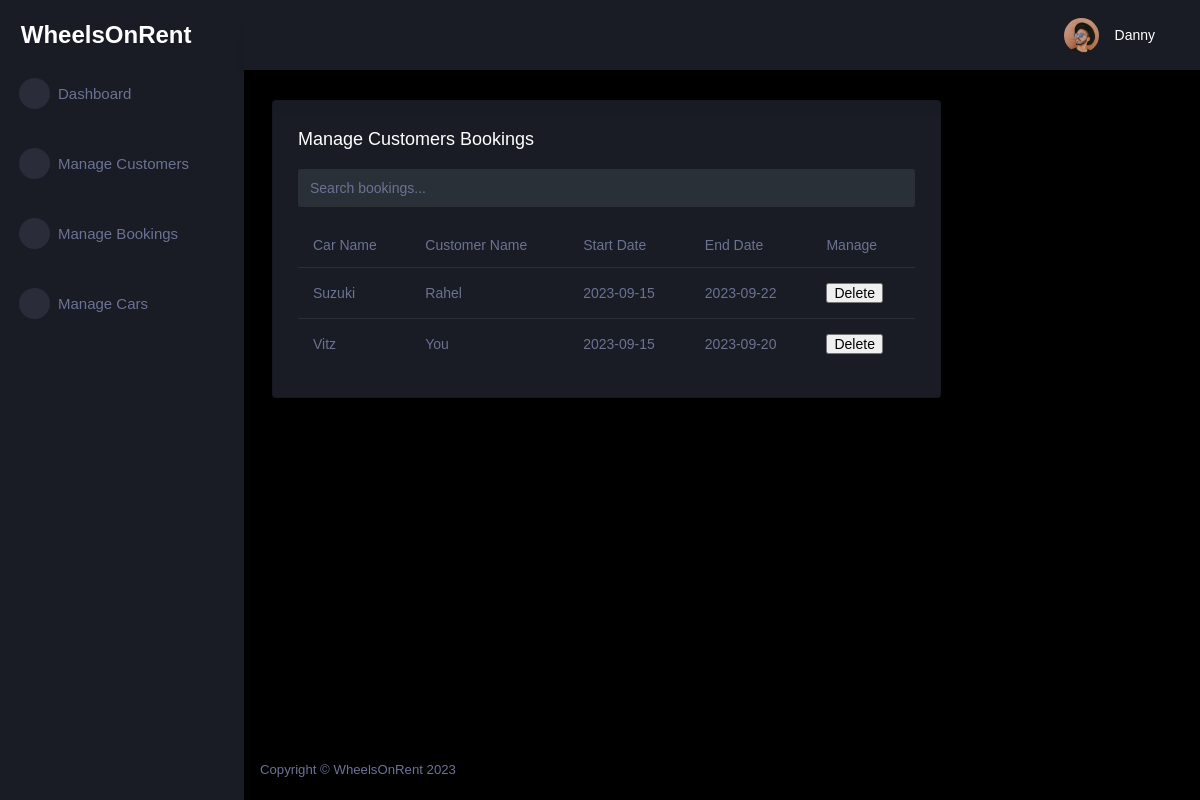
/booking/ (signed in), run on the app's committed database.
### tables this page shows
CREATE TABLE customer (
  id INTEGER PRIMARY KEY AUTOINCREMENT,
  name TEXT NOT NULL,
  last_name TEXT NOT NULL,
  phone_number TEXT NOT NULL,
  email TEXT NOT NULL,
  password TEXT NOT NULL,
  role TEXT INTEGER DEFAULT 0
);

CREATE TABLE booking (
  id INTEGER PRIMARY KEY AUTOINCREMENT,
  customer_id INTEGER NOT NULL,
  car_id INTEGER NOT NULL,
  start_date DATE NOT NULL,
  end_date DATE NOT NULL,
  FOREIGN KEY (customer_id) REFERENCES customer (id),
  FOREIGN KEY (car_id) REFERENCES car (id)
);

CREATE TABLE car (
  id INTEGER PRIMARY KEY AUTOINCREMENT,
  name TEXT NOT NULL,
  model TEXT NOT NULL,
  status TEXT NOT NULL,
  seat INTEGER NOT NULL,
  door INTEGER NOT NULL,
  gearbox TEXT NOT NULL,
  image TEXT
, price REAL NOT NULL DEFAULT 0.0);

### car_app/booking.py (the view)
@bp.route('/')
@login_required
def index():
    db = get_db()
    bookings = db.execute(
        'SELECT b.id, ca.name, cu.name, cu.last_name, start_date, end_date'
        ' FROM booking b'
        ' JOIN customer cu ON b.customer_id = cu.id'
        ' JOIN car ca on b.car_id = ca.id'
        ' ORDER BY start_date ASC'
    ).fetchall()
    return render_template('admin/booking_index.html', bookings=bookings)

### car_app/customer.py (called while the page is built)
@bp.before_app_request
def load_logged_in_customer():
    customer_id = session.get('customer_id')
    if customer_id is None:
        g.customer = None
    else:
        g.customer = get_db().execute(
            'SELECT * FROM customer WHERE id = ?', (customer_id,)
        ).fetchone()

def login_required(view):
    @functools.wraps(view)
    def wrapped_view(**kwargs):
        if g.customer is None:
            return redirect(url_for('customer.login'))
        return view(**kwargs)
    return wrapped_view

### car_app/db.py (called while the page is built)
def get_db():
    if 'db' not in g:
        g.db = sqlite3.connect(
            current_app.config['DATABASE'],
            detect_types=sqlite3.PARSE_DECLTYPES
        )
        g.db.row_factory = sqlite3.Row
    return g.db

### car_app/templates/admin/booking_index.html (shortened to what this page needs)
{% extends 'admin/admin_base.html' %}
{% block content %}
<div class="content-wrapper">
  <div class="row">
    <div class="col-lg-9 grid-margin stretch-card">
      <div class="card">
        <div class="card-body">
          <h4 class="card-title">Manage Customers Bookings</h4>
          <div class="mb-3">
            <input type="text" id="searchInput" class="form-control" placeholder="Search bookings...">
          </div>
          <div class="table-responsive">
            <table class="table">
              <thead>
                <tr>
                  <th>Car Name</th>
                  <th>Customer Name</th>
                  <th>Start Date</th>
                  <th>End Date</th>
                  <th>Manage</th>
                </tr>
              </thead>
              <tbody>
                {% for booking in bookings %}
                  <tr>
                    <td>{{ booking[1] }}</td>
                    <td>{{ booking[2] }}</td>
                    <td>{{ booking[4] }}</td>
                    <td>{{ booking[5] }}</td>
              <td><form action="{{ url_for('booking.delete', id=booking['id']) }}" method="post"><input class="danger" type="submit" value="Delete" onclick="return confirm('Are you sure?')">
                </form></td>
                  </tr>
                {% endfor %}
              </tbody>
            </table>
          </div>
        </div>
      </div>
    </div>
  </div>
</div>
{% endblock %}

### car_app/templates/admin/admin_base.html (shortened to what this page needs)
<!DOCTYPE html>
<html lang="en">
<head>
    <link rel="stylesheet" href="https://cdn.jsdelivr.net/npm/bootstrap@4.0.0/dist/css/bootstrap.min.css">
    <link rel="stylesheet" href="{{ url_for('static', filename='assets/admin/assets/vendors/mdi/css/materialdesignicons.min.css')}}">
    <link rel="stylesheet" href="{{ url_for('static', filename='assets/admin/assets/vendors/css/vendor.bundle.base.css')}}">
    <link rel="stylesheet" href="{{ url_for('static', filename='assets/admin/assets/vendors/jvectormap/jquery-jvectormap.css')}}">
    <link rel="stylesheet" href="{{ url_for('static', filename='assets/admin/assets/vendors/flag-icon-css/css/flag-icon.min.css')}}">
    <link rel="stylesheet" href="{{ url_for('static', filename='assets/admin/assets/vendors/owl-carousel-2/owl.carousel.min.css')}}">
    <link rel="stylesheet" href="{{ url_for('static', filename='assets/admin/assets/vendors/owl-carousel-2/owl.theme.default.min.css')}}">
    <link rel="stylesheet" href="{{ url_for('static', filename='assets/admin/assets/css/style.css')}}">
</head>
<body>
    {% if g.customer['role'] == 1 %}
    <div class="container-scroller">
        <nav class="sidebar sidebar-offcanvas" id="sidebar">
            <div class="sidebar-brand-wrapper d-none d-lg-flex align-items-center justify-content-center fixed-top">
                <a class="sidebar-brand brand-logo" href="{{ url_for('customer.admin_dashboard') }}" style="text-decoration: none; color: white; font-size: 24px; font-weight: bold; font-family: Verdana, Geneva, Tahoma, sans-serif;">WheelsOnRent</a>
            </div>
            <ul class="nav">
                <li class="nav-item menu-items">
                    <a class="nav-link" href="{{ url_for('customer.admin_dashboard') }}">
                        <span class="menu-icon">
                <i class="mdi mdi-speedometer"></i>
              </span>
                        <span class="menu-title">Dashboard</span>
                    </a>
                </li>
                <br>
                <li class="nav-item menu-items">
                    <a class="nav-link" href="{{ url_for('customer.index') }}">
                        <span class="menu-icon">
                <i class="mdi mdi-playlist-play"></i>
              </span>
                        <span class="menu-title">Manage Customers</span>
                    </a>
                </li>
                <br>
                <li class="nav-item menu-items">
                    <a class="nav-link" href="{{ url_for('booking.index') }}">
                        <span class="menu-icon">
                <i class="mdi mdi-table-large"></i>
              </span>
                        <span class="menu-title">Manage Bookings</span>
                    </a>
                </li>
                <br>
                <li class="nav-item menu-items">
                    <a class="nav-link" href="{{ url_for('car.index') }}">
                        <span class="menu-icon">
                <i class="mdi mdi-car"></i>
              </span>
                        <span class="menu-title">Manage Cars</span>
                    </a>
                </li>
            </ul>
        </nav>
        <div class="container-fluid page-body-wrapper">
            <nav class="navbar p-0 fixed-top d-flex flex-row">
                <div class="navbar-menu-wrapper flex-grow d-flex align-items-stretch">
                    <button class="navbar-toggler navbar-toggler align-self-center" type="button" data-toggle="minimize">
              <span class="mdi mdi-menu"></span>
            </button>
                    <ul class="navbar-nav navbar-nav-right">
                        <li class="nav-item nav-settings d-none d-lg-block">
                            <a class="nav-link" href="#">
                                <i class="mdi mdi-view-grid"></i>
                            </a>
                        </li>
                        <li class="nav-item dropdown">
                            <a class="nav-link" id="profileDropdown" href="#" data-toggle="dropdown">
                                <div class="navbar-profile">
                                    <img class="img-xs rounded-circle" src="{{ url_for('static', filename='assets/admin/assets/images/faces/face15.jpg')}}" alt="">
                                    <p class="mb-0 d-none d-sm-block navbar-profile-name">{{ g.customer['name'] }}</p>
                                    <i class="mdi mdi-menu-down d-none d-sm-block"></i>
                                </div>
                            </a>
                        </li>
                    </ul>
                </div>
            </nav>
            <div class="main-panel">
                {% block content %}{% endblock %}
                <footer class="footer">
                    <div class="d-sm-flex justify-content-center justify-content-sm-between">
                        <span class="text-muted d-block text-center text-sm-left d-sm-inline-block">Copyright © WheelsOnRent 2023</span>
                    </div>
                </footer>
            </div>
        </div>
    </div>
    {% else %}
    <div class="container">
        <div class="alert alert-danger">
            <p>You do not have permission to view this page.</p>
        </div>
    </div>
    {% endif %}
</body>
</html>

### data on the page
customer: customer.name "Danny"
booking: name "Suzuki", name "Rahel", start_date "2023-09-15", end_date "2023-09-22"
booking: name "Vitz", name "You", start_date "2023-09-15", end_date "2023-09-20"
